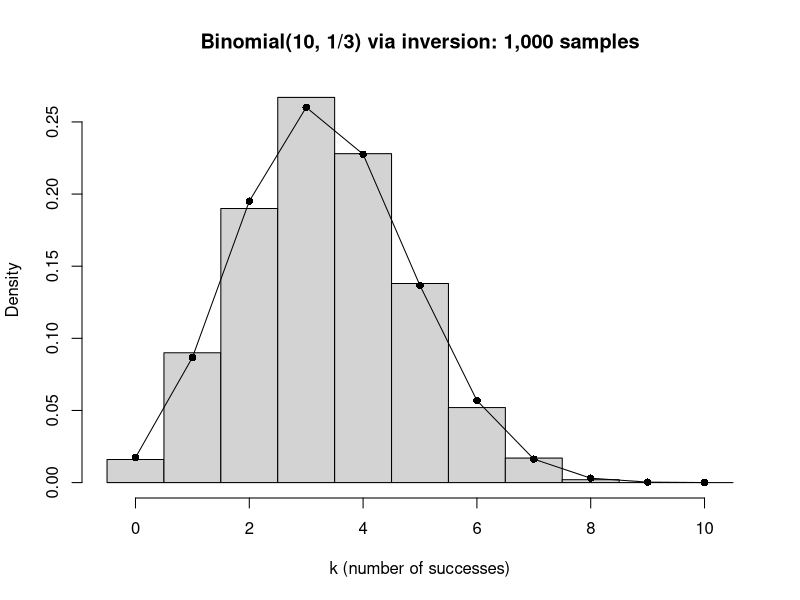
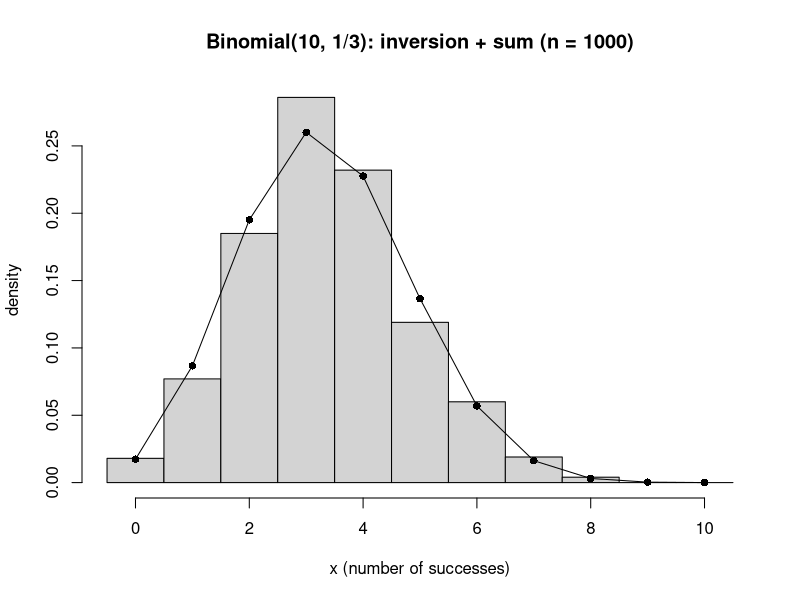
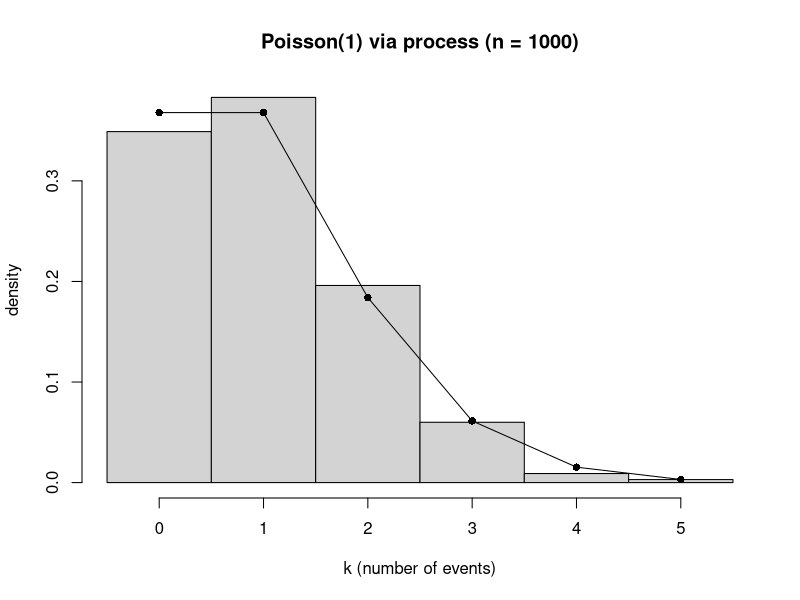
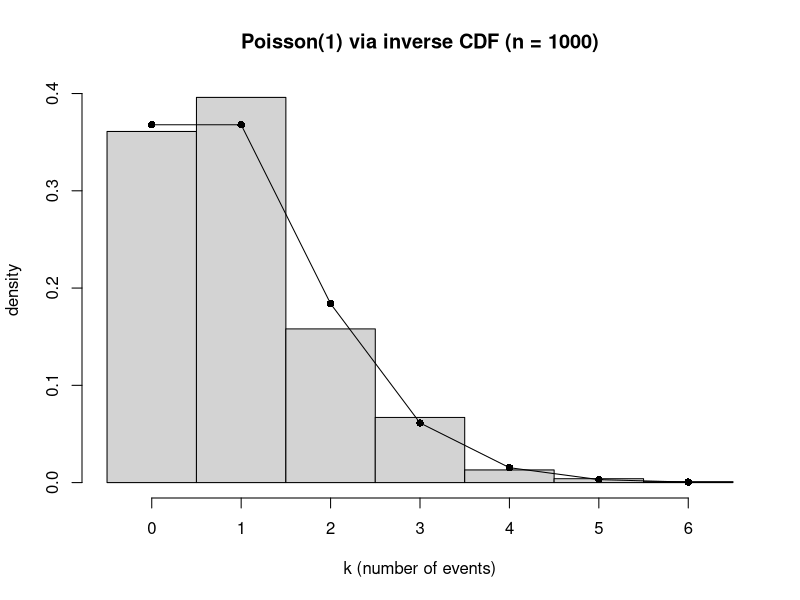
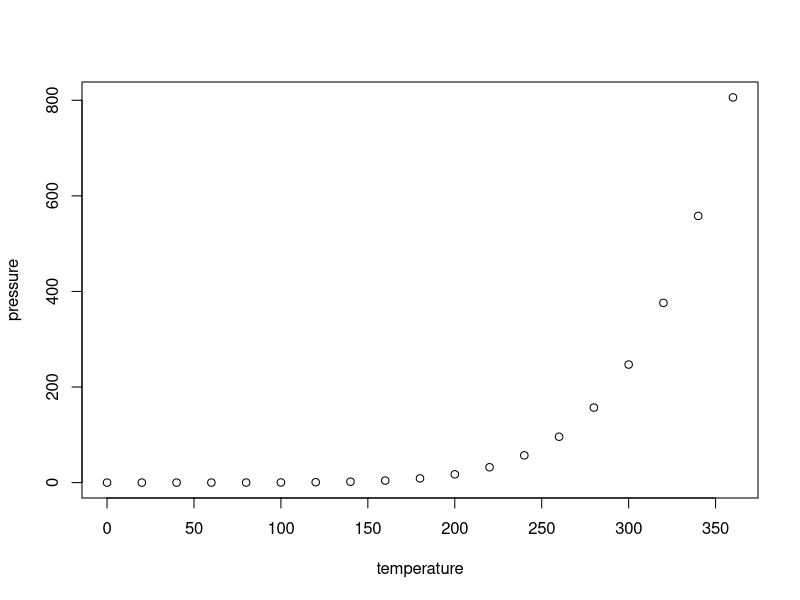

Write the R code that produced these figures, in order.
## ---- chunk 1
# Binomial(n=10, p=1/3) via inversion
# (uses only Uniform(0,1) and the binomial pmf/cdf)

set.seed(123)

rbinom_inversion <- function(n_draws, size = 10, p = 1/3) {
  # precompute pmf and cdf (discrete)
  k    <- 0:size
  pmf  <- dbinom(k, size, p)      # pmf(k)
  cdf  <- cumsum(pmf)             # F(k) = P(X <= k)

  u <- runif(n_draws)             # U ~ Uniform(0,1)
  # generalized inverse: smallest k with F(k) >= u
  k[ findInterval(u, c(0, cdf)) ]
}

# draw a sample
x <- rbinom_inversion(1000, size = 10, p = 1/3)

# show first 20 draws and a quick frequency table
print(x[1:20])
print(table(x))

## ---- chunk 2
# Histogram construction

hist(x, breaks = seq(-0.5, 10.5, 1), freq = FALSE,
     main = "Binomial(10, 1/3) via inversion: 1,000 samples",
     xlab = "k (number of successes)", ylab = "Density")
points(0:10, dbinom(0:10, 10, 1/3), pch = 16)
lines(0:10, dbinom(0:10, 10, 1/3))

## ---- chunk 3
## Assignment 1(b): Binomial(10, 1/3) using inversion (Bernoulli) + transformation (sum)
## Uses x for the sample observations.
### U is the random variable(s) drawn from a Uniform(0,1) distribution that we transform into Bernoulli trials

set.seed(42)
p <- 1/3
size <- 10
n_draws <- 1000

## --- Sampling (combo method) ---
## Inversion happens here: 1{U <= p}; Transformation is the row sum.
u_mat <- matrix(runif(n_draws * size), nrow = n_draws)
b_mat <- (u_mat <= p)              # inversion step: Bernoulli from Uniform
x     <- rowSums(b_mat)            # transformation: sum of 10 Bernoullis -> Binomial

## --- Figure: histogram with theoretical pmf overlay ---
hist(x, breaks = seq(-0.5, size + 0.5, 1), freq = FALSE,
     main = "Binomial(10, 1/3): inversion + sum (n = 1000)",
     xlab = "x (number of successes)", ylab = "density")
xs <- 0:size
points(xs, dbinom(xs, size, p), pch = 16)
lines(xs, dbinom(xs, size, p))

## --- Correctness shown inside the program ---

## 1) Moment checks (should be close for n_draws = 1000)
mean_hat <- mean(x)
var_hat  <- var(x)
mean_true <- size * p
var_true  <- size * p * (1 - p)

cat(sprintf("Mean:  hat = %.3f,  true = %.3f\n", mean_hat, mean_true))
cat(sprintf("Var :  hat = %.3f,  true = %.3f\n", var_hat,  var_true))

## ---- chunk 4
## Monte Carlo estimate of E[X] for X ~ Binomial(10, 1/3)
## Method: inversion (Bernoulli) + transformation (sum)
## Outputs: mean estimate, standard error, and 95% CLT confidence interval
set.seed(911)         
n    <- 100
size <- 10
p    <- 1/3

## Generate Binomial samples via combination of Inversion to Bernoulli: B_ij = 1{U_ij <= p}; then transform by summing 10 trials
u_mat <- matrix(runif(n * size), nrow = n)  # U_ij ~ Uniform(0,1)
b_mat <- (u_mat <= p)                       # inversion: Bernoulli(p)
x     <- rowSums(b_mat)                     # transform: sum -> Binomial(10,p)

## Monte Carlo estimate of E[X], standard error, and 95% CLT CI
mean_hat <- mean(x)
se_hat   <- sd(x) / sqrt(n)                 # s / sqrt(n)
z        <- qnorm(0.975)                    # 1.96 for 95% two-sided
ci_95    <- c(mean_hat - z * se_hat, mean_hat + z * se_hat)

## Print 
cat(sprintf("MC estimate E[X]: %.3f\n", mean_hat))
cat(sprintf("Standard error  : %.3f\n", se_hat))
cat(sprintf("95%% CLT CI      : [%.3f, %.3f]\n", ci_95[1], ci_95[2]))


## ---- chunk 5
## Method one: Poisson(1) via Poisson process (uses only runif) ---
set.seed(111)

# One draw of N(t): sum Exp(1) interarrivals until crossing t
rpois_process <- function(n_draws, t = 1) {
  out <- integer(n_draws)
  for (i in seq_len(n_draws)) {
    s <- 0.0; n <- 0
    repeat {
      u <- runif(1)      # U ~ Unif(0,1)
      x <- -log(u)       # X = F^{-1}(U) ~ Exp(1)
      s <- s + x
      if (s > t) {       # crossed t ⇒ N(t) = n
        out[i] <- n
        break
      } else {
        n <- n + 1
      }
    }
  }
  out
}

# Draw 1,000 samples at t = 1
n_draws <- 1000
t <- 1
x_proc <- rpois_process(n_draws, t)

# Histogram + true pmf overlay
mx <- max(x_proc)
hist(x_proc, breaks = -0.5:(mx + 0.5), freq = FALSE,
     main = "Poisson(1) via process (n = 1000)",
     xlab = "k (number of events)", ylab = "density")
points(0:mx, dpois(0:mx, lambda = t), pch = 16)
lines(0:mx, dpois(0:mx, lambda = t))

# MC mean, SE, 95% CLT CI
mean_hat <- mean(x_proc)
se_hat   <- sd(x_proc) / sqrt(n_draws)
z        <- qnorm(0.975)
ci_95    <- c(mean_hat - z * se_hat, mean_hat + z * se_hat)

cat("Method one (process):\n")
cat(sprintf("  mean_hat = %.3f\n", mean_hat))
cat(sprintf("  SE       = %.3f\n", se_hat))
cat(sprintf("  95%% CI   = [%.3f, %.3f]\n\n", ci_95[1], ci_95[2]))

## ---- chunk 6
## Method two: Poisson(1) via direct inverse CDF (uses only runif) ---
set.seed(222)

# One draw via discrete inverse CDF using recursive pmf update
rpois_inverse <- function(n_draws, t = 1) {
  out <- integer(n_draws)
  for (i in seq_len(n_draws)) {
    u <- runif(1)
    k <- 0
    p <- exp(-t)  # P(X=0)
    F <- p
    while (u > F) {
      k <- k + 1
      p <- p * (t / k)  # P(X=k) from P(X=k-1)
      F <- F + p
    }
    out[i] <- k
  }
  out
}

# Draw 1,000 samples at t = 1
n_draws <- 1000
t <- 1
x_inv <- rpois_inverse(n_draws, t)

# Histogram + true pmf overlay
mx <- max(x_inv)
hist(x_inv, breaks = -0.5:(mx + 0.5), freq = FALSE,
     main = "Poisson(1) via inverse CDF (n = 1000)",
     xlab = "k (number of events)", ylab = "density")
points(0:mx, dpois(0:mx, lambda = t), pch = 16)
lines(0:mx, dpois(0:mx, lambda = t))

# MC mean, SE, 95% CLT CI
mean_hat <- mean(x_inv)
se_hat   <- sd(x_inv) / sqrt(n_draws)
z        <- qnorm(0.975)
ci_95    <- c(mean_hat - z * se_hat, mean_hat + z * se_hat)

cat("Method two (inverse CDF):\n")
cat(sprintf("  mean_hat = %.3f\n", mean_hat))
cat(sprintf("  SE       = %.3f\n", se_hat))
cat(sprintf("  95%% CI   = [%.3f, %.3f]\n", ci_95[1], ci_95[2]))

## ---- chunk 7
summary(cars)
## ---- chunk 8
plot(pressure)
